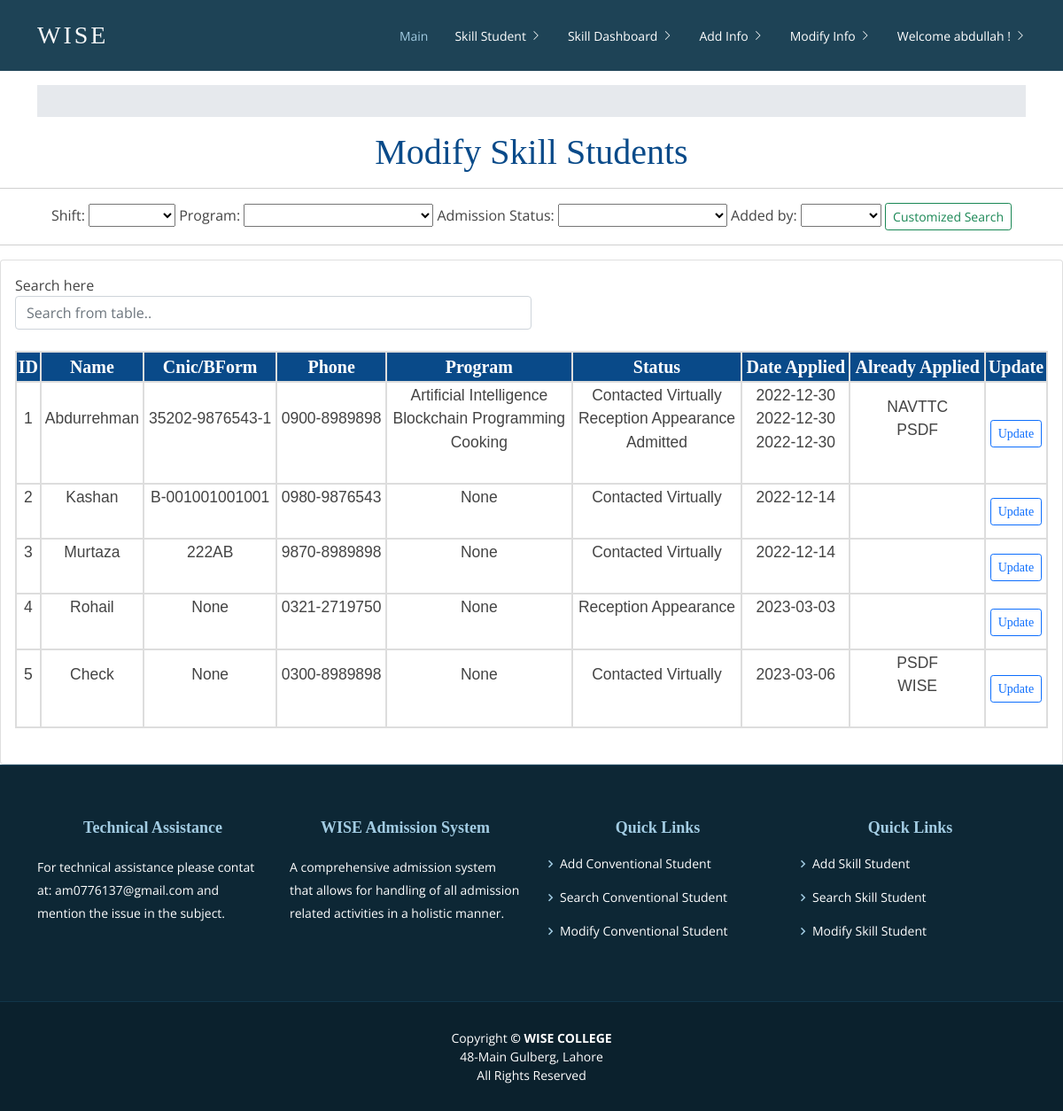
The page /modify_skill_dashboard/ (signed in) on the database its author committed.
### AdmissionSystem/models.py (models this page shows, shortened)
class SkillStudent(models.Model):
	residencial_status_choice = (
	('Hostel','Hostel'),
	('Local','Local'),
	)
	gender_choice = (
	('Male','Male'),
	('Female','Female'),
	('Intersex','Intersex'),
	)
	shifts_choice = (
	('Morning','Morning'),
	('Afternoon','Afternoon'),
	('Evening','Evening'),
	('Night','Night'),
	)
	program_of_interest_choice = (
	('Artifical Intelligence','Artifical Intelligence'),
	('Big Data','Big Data'),
	('Blockchain Programming','Blockchain Programming'),
	('Graphics Designing','Graphics Designing'),
	('Graphics and Web Design','Graphics and Web Design'),
	('Digital Marketing','Digital Marketing')
	)
	transportation_choice = (
	('Personal Conveyance','Personal Conveyance'),
	('Parent Conveyance','Parent Conveyance'),
	('Local Transport','Local Transport')
	)
	informationsource_choice = (
	('Random Walk-in','Random Walk-in'),
	('Social Media','Social Media'),
	('By Reference','By Reference'),
	('Electronic Media','Electronic Media'),
	('On-Ground Advertisement ','On-Ground Advertisement'),
	('Relative','Relative'),
	('Neighbour','Neighbour'),
	('Friend','Friend'),
	('Class Fellow','Class Fellow'),
	('Any Other','Any Other'),
	)
	def student_directory_path(instance, filename):
		return 'static/admissionsystem/student_images/{0}/{1}'.format(instance.id, filename)
	name = models.CharField(max_length=100)
	pre_qualification = models.ForeignKey(PreQualification, on_delete=models.SET_NULL, null=True, blank=True)
	photograph = models.ImageField(upload_to=student_directory_path,blank=True, default='/static/default-images/default-student-img.jpg')
	gender = models.CharField(max_length=100,choices=gender_choice, null=True, blank=True)
	father_Name = models.CharField(max_length=100, null=True, blank=True)
	cnic = models.CharField(max_length=100,null=True,blank=True)
	b_form = models.CharField(max_length=100,null=True,blank=True)
	email = models.EmailField(max_length=100,null=True,blank=True)
	domicile = models.CharField(max_length=100, null=True, blank=True)
	date_of_birth = models.DateField(null=True, blank=True)
	residencial_status = models.CharField(max_length=100,choices=residencial_status_choice, null=True, blank=True)
	address = models.CharField(max_length=600, null=True, blank=True)
	area = models.CharField(max_length=100, null=True, blank=True)
	laptop = models.BooleanField(null=True, blank=True)
	computer_at_Home = models.BooleanField(null=True, blank=True)
	transportation = models.CharField(max_length=100,choices=transportation_choice, null=True, blank=True)
	information_source=models.CharField(max_length=100,choices=informationsource_choice, null=True, blank=True)
	reference = models.CharField(max_length=100, blank=True)
	created_by = models.CharField(max_length=100,null=True,blank=True)
	updated_by = models.CharField(max_length=100,null=True,blank=True)

class PhoneNo(models.Model):
	student = models.OneToOneField(SkillStudent, on_delete=models.CASCADE)
	personal_phone_no_1 = models.CharField(max_length=100, null=True, blank=True)
	personal_phone_no_2 = models.CharField(max_length=100, null=True, blank=True)
	father_phone_no = models.CharField(max_length=100, null=True, blank=True)
	mother_phone_no = models.CharField(max_length=100, null=True, blank=True)
	emergency_phone_no = models.CharField(max_length=100, null=True, blank=True)
	created_by = models.CharField(max_length=100, null=True, blank=True)
	updated_by = models.CharField(max_length=100, null=True, blank=True)

### AdmissionSystem/views.py (the view)
# urls.py: path('modify_skill_dashboard/',views.modify_skill_dashboard,name='modify_skill_dashboard'),
@login_required(login_url='loginpageview')
def modify_skill_dashboard(request):
	if request.method == "POST":
		contacted_form = StudentCustomSearchForm(request.POST)
		if contacted_form.is_valid():
			shift = contacted_form.cleaned_data['shift']
			program_of_interest = contacted_form.cleaned_data['program_of_interest']
			admission_status = contacted_form.cleaned_data['admission_status']
			created_by = contacted_form.cleaned_data['created_by']
			data_list = [shift, program_of_interest, admission_status, created_by]
			dict_of_data={}
			for item in enumerate(data_list):
				if item[1]=="":
					continue
				else:
					if item[0]==0:
						dict_of_data['shift'] = item[1]
					elif item[0]==1:
						dict_of_data['program_of_interest'] = item[1]
					elif item[0]==2:
						dict_of_data['admission_status'] = item[1]
					elif item[0]==3:
						dict_of_data['created_by'] = item[1]
			skillstudentobjects=SkillStudent.objects.filter(**dict_of_data)
			std_data = generate_context(skillstudentobjects=skillstudentobjects)
	else:
		skillstudentobjects=SkillStudent.objects.all()
		std_data = generate_context(skillstudentobjects=skillstudentobjects)
	student_custom_search_form=StudentCustomSearchForm()
	context = {
		'students': std_data,
		'student_custom_search_form':student_custom_search_form
	}
	return render(request,'modify_skill_dashboard.html',context)

### AdmissionSystem/models.py (called while the page is built)
	def __str__(self):
		return str(self.course_name)

### templates/modify_skill_dashboard.html (shortened to what this page needs)
{% extends 'base.html' %}
{% load static %}
{% block content %}
<div class="col-md-15">
		<h1>Modify Skill Students</h1>
		<hr>
		<div class="text-center col-md-15">
			<form method="POST" action="" enctype="multipart">
				{{ student_custom_search_form }}
				<input value="Customized Search" type="submit" class="btn btn-sm btn-outline-success">
			</form>
		</div>
		<hr>
		<div class="card card-body">
				<table id="search-table" class="users-table mt-4">
	        <div style="width: 50%">
	        	<label style="" for="search-input">Search here</label>
	        	<input class="form-control" id="search-input" type="text" placeholder="Search from table..">
	        </div>
					<tr>
						<th>ID</th>
						<th>Name</th>
						<th>Cnic/BForm</th>
						<th>Phone</th>
						<th>Program</th>
						<th>Status</th>
						<th>Date Applied</th>
						<th>Already Applied</th>
						<th>Update</th>
					</tr>
					{% for student in students %}
							<tr>
								{% for student_data in student %}
									<td><pre style="font-family: Arial, Helvetica, sans-serif;">{{ student_data }}<pre></td>
								{% endfor %}
								<td><input value="Update" type="button"  onclick="location.href='{% url 'update_skill_detail_view' student.0 %}'" class="btn btn-sm btn-outline-primary"></td>
							</tr>
					{% endfor %}
				</table>
				<br>
		</div>
	</div>
{% endblock %}

### templates/base.html (shortened to what this page needs)
<!DOCTYPE html>
<html lang="en">
<head>
    <link rel="stylesheet" href="https://pro.fontawesome.com/releases/v5.10.0/css/all.css" />
    <link href="https://cdn.jsdelivr.net/npm/bootstrap@5.1.3/dist/css/bootstrap.min.css" rel="stylesheet">
    <link href="../../static/admissionsystem/vendor/animate.css/animate.min.css" rel="stylesheet">
    <link href="../../static/admissionsystem/vendor/aos/aos.css" rel="stylesheet">
    <link href="../../static/admissionsystem/vendor/bootstrap/css/bootstrap.min.css" rel="stylesheet">
    <link href="../../static/admissionsystem/vendor/bootstrap-icons/bootstrap-icons.css" rel="stylesheet">
    <link href="../../static/admissionsystem/vendor/boxicons/css/boxicons.min.css" rel="stylesheet">
    <link href="../../static/admissionsystem/vendor/glightbox/css/glightbox.min.css" rel="stylesheet">
    <link href="../../static/admissionsystem/vendor/swiper/swiper-bundle.min.css" rel="stylesheet">
    <link href="../../static/admissionsystem/css/style.css" rel="stylesheet">
    <link href="../../static/admissionsystem/css/Navigation.css" rel="stylesheet"> {% block style %} {% endblock %}
</head>
<body style="background-image: url('../../static/admissionsystem/img/bag.jpg'); background-size: auto;background-repeat: repeat;">
    <header id="header" class="fixed-top d-flex align-items-center">
        <div class="container d-flex justify-content-between align-items-center">
            <div class="logo">
                <h1 class="text-light"><span>Wise</span></a></h1>
            </div>
            <nav id="navbar" class="navbar ">
                <ul>
                    <li><a class="active " href="{% url 'homeview' %}">Main</a></li>
                     <li class="dropdown"><a href="/"><span>Skill Student</span> <i class="bi bi-chevron-right"></i></a>
                    </li>
                    <li class="dropdown"><a href="/"><span>Skill Dashboard</span> <i class="bi bi-chevron-right"></i></a>
                    </li>
                    <li class="dropdown"><a href="/"><span>Add Info</span> <i class="bi bi-chevron-right"></i></a>
                    </li>
                    <li class="dropdown"><a href="/"><span>Modify Info</span> <i class="bi bi-chevron-right"></i></a>
                    </li>
                     <li class="dropdown"><a href="#"><span>Welcome {{ user.get_username }} !</span> <i class="bi bi-chevron-right"></i></a>
                    </li>
                </ul>
            </nav>
        </div>
    </header>
    <br>
    <br>
    <br>
    <br>
    <div class="container">
        <ol class="breadcrumb breadcrumb-arrow">
        </ol>
    </div>
    {% include 'messages.html' %} {% block content %} {% endblock %}
    <footer id="footer" data-aos="fade-up" data-aos-easing="ease-in-out" data-aos-duration="500">
        <div class="footer-top">
            <div class="container">
                <div class="row">
                    <div class="col-lg-3 col-md-6 footer-contact">
                        <h4>Technical Assistance</h4>
                        <p>
                            For technical assistance
                            please contat at:
                            am0776137@gmail.com
                            and mention the issue in the subject.
                        </p>
                    </div>
                    <div class="col-lg-3 col-md-6 footer-contact">
                        <h4>WISE Admission System</h4>
                        <p>
                            A comprehensive admission system
                            that allows for handling of all admission
                            related activities in a holistic manner.
                        </p>
                    </div>
                    <div class="col-lg-3 col-md-6 footer-links">
                        <h4>Quick Links</h4>
                        <ul>
                            <li><i class="bx bx-chevron-right"></i> <a href="#">Add Conventional Student</a></li>
                            <li><i class="bx bx-chevron-right"></i> <a href="#">Search Conventional Student</a></li>
                            <li><i class="bx bx-chevron-right"></i> <a href="#">Modify Conventional Student</a></li>
                        </ul>
                    </div>
                    <div class="col-lg-3 col-md-6 footer-links">
                        <h4>Quick Links</h4>
                        <ul>
                            <li><i class="bx bx-chevron-right"></i> <a href="{% url 'addskillstudentview' %}">Add Skill Student</a></li>
                            <li><i class="bx bx-chevron-right"></i> <a href="{% url 'search_skill_dashboard' %}">Search Skill Student</a></li>
                            <li><i class="bx bx-chevron-right"></i> <a href="{% url 'modify_skill_dashboard' %}">Modify Skill Student</a></li>
                        </ul>
                    </div>
                </div>
            </div>
        </div>
        <div class="container">
            <div class="copyright">
                Copyright <strong>&copy; <span>WISE COLLEGE</span></strong>
                <br>
                48-Main Gulberg, Lahore
                <br>
                All Rights Reserved
            </div>
        </div>
    </footer>
</body>
</html>

### static/admissionsystem/css/style.css (style rules this page uses)
body { font-family: "Open Sans", sans-serif; color: #444; }
a { color: #4fa6d5; text-decoration: none; }
h1, h2, h3, h4, h5, h6, .font-primary { font-family: "Times New Roman"; }
#header { height: 80px; transition: all 0.5s; z-index: 997; transition: all 0.5s; background: #1e4356; }
#header .logo h1 { font-size: 28px; margin: 0; padding: 4px 0; line-height: 1; font-weight: 400; letter-spacing: 3px; text-transform: uppercase; }
.navbar { padding: 0; }
.navbar ul { margin: 0; padding: 0; display: flex; list-style: none; align-items: center; }
.navbar li { position: relative; }
.navbar a { display: flex; align-items: center; justify-content: space-between; padding: 10px 0 10px 30px; font-family: "Open Sans", sans-serif; font-size: 14px; color: #fff; white-space: nowrap; transition: 0.3s; text-decoration: none; }
.navbar a i { font-size: 12px; line-height: 0; margin-left: 5px; }
.navbar a:hover, .navbar .active, .navbar li:hover > a { color: #a2cce3; }
#footer { background: #0b212d; padding: 0 0 30px 0; color: #fff; font-size: 14px; }
#footer .footer-top { background: #0d2735; border-top: 1px solid #17455e; border-bottom: 1px solid #123649; padding: 60px 0 30px 0; }
#footer .footer-top h4 { font-size: 18px; font-weight: 600; color: #a2cce3; position: relative; padding-bottom: 12px; }
#footer .footer-top .footer-links { margin-bottom: 30px; }
#footer .footer-top .footer-links ul { list-style: none; padding: 0; margin: 0; }
#footer .footer-top .footer-links ul i { padding-right: 2px; color: #a2cce3; font-size: 18px; line-height: 1; }
#footer .footer-top .footer-links ul li { padding: 10px 0; display: flex; align-items: center; }
#footer .footer-top .footer-links ul li:first-child { padding-top: 0; }
#footer .footer-top .footer-links ul a { color: #fff; transition: 0.3s; display: inline-block; line-height: 1; }
#footer .footer-top .footer-contact { margin-bottom: 30px; }
#footer .footer-top .footer-contact p { line-height: 26px; }
#footer .copyright { text-align: center; padding-top: 30px; }

### static/admissionsystem/css/Navigation.css (style rules this page uses)
.breadcrumb-arrow { height: 36px; padding: 0; line-height: 36px; list-style: none; background-color: #e6e9ed }

### templates/modify_skill_dashboard.html (style rules this page uses)
h1, h2, h3, h4, h5, h6 { text-align: center; color: #094a89; font-family: timesnewroman; }
table { border-collapse: collapse; width: 100%; text-align: center; font-size: 20px; font-family: timesnewroman; }
th { background-color: #094a89; color: white; }
th, td { border: 2px solid #ddd; }

### rows shown on the page
SkillStudent: student "Abdurrehman" "35202-9876543-1"
PhoneNo: student "0900-8989898"
SkillStudent: student "Kashan" "B-001001001001"
PhoneNo: student "0980-9876543"
SkillStudent: student "Murtaza" "222AB"
PhoneNo: student "9870-8989898"
SkillStudent: student "Rohail"
PhoneNo: student "0321-2719750"
SkillStudent: student "Check"
PhoneNo: student "0300-8989898"

### other values the page prints
{{ user.get_username }} "abdullah"
{{ student_data }} "1" "Artificial Intelligence Blockchain Programming Cooking" "Contacted Virtually Reception Appearance Admitted" "2022-12-30 2022-12-30 2022-12-30" "NAVTTC PSDF" "2" "None" "Contacted Virtually" "2022-12-14" "3" "None" "Contacted Virtually" "2022-12-14" "4" "None" "None" "Reception Appearance" "2023-03-03" "5" "None" "None" "Contacted Virtually" "2023-03-06" "PSDF WISE"
